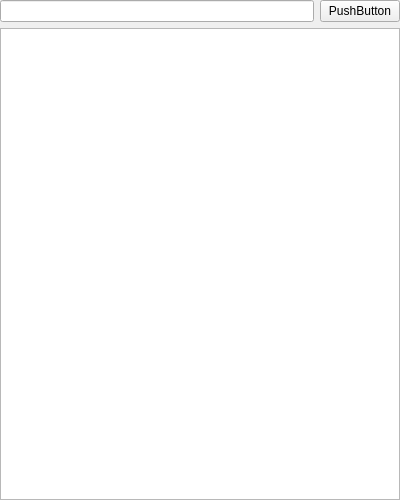
<?xml version="1.0" encoding="UTF-8"?>
<ui version="4.0">
 <class>RecipeList</class>
 <widget class="QWidget" name="RecipeList">
  <property name="geometry">
   <rect>
    <x>0</x>
    <y>0</y>
    <width>400</width>
    <height>500</height>
   </rect>
  </property>
  <property name="sizePolicy">
   <sizepolicy hsizetype="Expanding" vsizetype="Expanding">
    <horstretch>0</horstretch>
    <verstretch>0</verstretch>
   </sizepolicy>
  </property>
  <property name="windowTitle">
   <string>Form</string>
  </property>
  <layout class="QVBoxLayout" name="verticalLayout">
   <property name="leftMargin">
    <number>0</number>
   </property>
   <property name="topMargin">
    <number>0</number>
   </property>
   <property name="rightMargin">
    <number>0</number>
   </property>
   <property name="bottomMargin">
    <number>0</number>
   </property>
   <item>
    <layout class="QHBoxLayout" name="horizontalLayout">
     <item>
      <widget class="QLineEdit" name="filterLineEdit"/>
     </item>
     <item>
      <widget class="QPushButton" name="clearPushButton">
       <property name="text">
        <string>PushButton</string>
       </property>
      </widget>
     </item>
    </layout>
   </item>
   <item>
    <widget class="QListView" name="recipeView"/>
   </item>
  </layout>
 </widget>
 <resources/>
 <connections/>
</ui>
